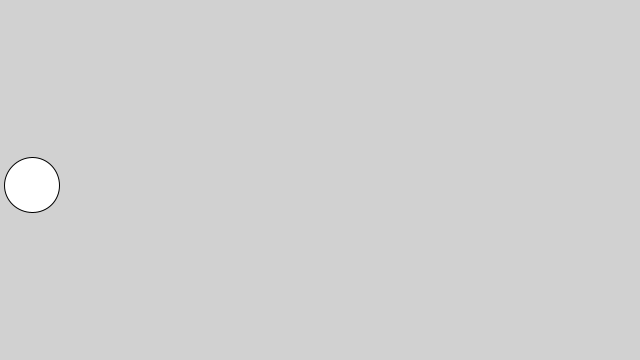
Frame 1 (no input)
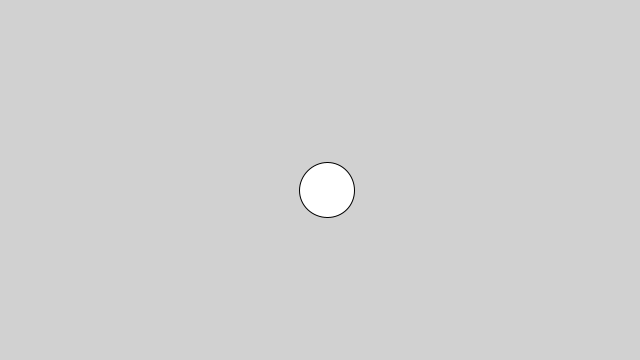
Frame 60 (the mouse pressed at the canvas centre just before this capture)
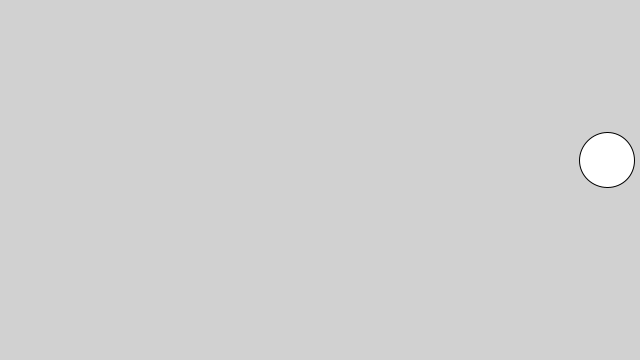
Frame 120 (the mouse held since frame 60 and released just before this capture)

The Processing sketch that drew these frames (run headless with seeded random() and noise(); from frame 60 on, the mouse is pressed at the canvas centre):

// Processing sketch: pongGame2
// ── pongGame2.pde
int diameter = 55;
int centerX = diameter/2;
int centerY = diameter/2;
int xSpeed = 5;
int ySpeed = 5;

// Initial Setup that is run once at the beginning
void setup() {
  size(640, 360);
  centerY = height/2;
}

// The main loop that will be run 
void draw() {
  background(209);
  adjustMovingDirection();
  moveBall();
  ellipse(centerX, centerY, diameter, diameter);
}

// Determine whether the ball needs to change direction before moving the ball
void adjustMovingDirection() {
  if (isTouchingVerticalWall()) {
    bounceVerticalWall();
  }
  if (isTouchingHorizontalWall()){
    bounceHorizontalWall();
  }
}
// Determines whether the ball is touching left and right walls of the canvas
boolean isTouchingVerticalWall() {
  boolean isTouchingLeft = centerX < diameter/2;
  boolean isTouchingRight = centerX > (width - diameter/2);
  return isTouchingLeft || isTouchingRight;
}
// Determines whether the ball is touching top and bottom walls of the canvas
boolean isTouchingHorizontalWall() {
  boolean isTouchingTop = centerY < diameter/2;
  boolean isTouchingBottom = centerY > (height - diameter/2);
  return isTouchingTop || isTouchingBottom;
}

// Change the x speed of the ball to bounce on vertical wall
void bounceVerticalWall() {
  xSpeed = -xSpeed;
}
// Change the y speed of the ball to bounce on horizontal wall
void bounceHorizontalWall() {
  ySpeed = -ySpeed;
}

// Move the ball by the current speed
void moveBall() {
  centerX = centerX + xSpeed;
  centerY = centerY + ySpeed;
}
